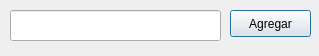
<?xml version="1.0" encoding="UTF-8"?>
<ui version="4.0">
 <class>nuevoaceite</class>
 <widget class="QDialog" name="nuevoaceite">
  <property name="geometry">
   <rect>
    <x>0</x>
    <y>0</y>
    <width>319</width>
    <height>56</height>
   </rect>
  </property>
  <property name="windowTitle">
   <string>Agregar Aceite</string>
  </property>
  <property name="windowIcon">
   <iconset>
    <normaloff>Img/auto.png</normaloff>Img/auto.png</iconset>
  </property>
  <widget class="QLineEdit" name="varagregaraceite">
   <property name="geometry">
    <rect>
     <x>10</x>
     <y>10</y>
     <width>211</width>
     <height>31</height>
    </rect>
   </property>
  </widget>
  <widget class="QPushButton" name="pushButton">
   <property name="geometry">
    <rect>
     <x>230</x>
     <y>10</y>
     <width>81</width>
     <height>27</height>
    </rect>
   </property>
   <property name="text">
    <string>Agregar</string>
   </property>
  </widget>
 </widget>
 <resources/>
 <connections>
  <connection>
   <sender>pushButton</sender>
   <signal>clicked()</signal>
   <receiver>nuevoaceite</receiver>
   <slot>accept()</slot>
   <hints>
    <hint type="sourcelabel">
     <x>272</x>
     <y>30</y>
    </hint>
    <hint type="destinationlabel">
     <x>228</x>
     <y>43</y>
    </hint>
   </hints>
  </connection>
 </connections>
 <slots>
  <slot>add()</slot>
 </slots>
</ui>
